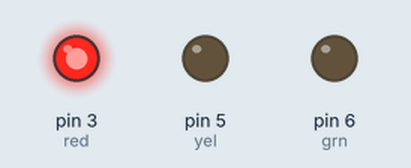
Bench run of a sketch on a simulated Arduino Uno, built with avr-gcc and run on an emulated ATmega328P. Shown: output pins drawn as LEDs (lit = HIGH).

Above: at 0.5 s.
At 1.5 s:
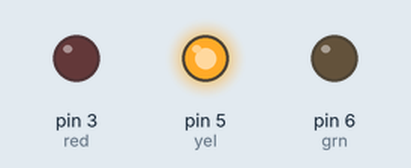
At 5.5 s:
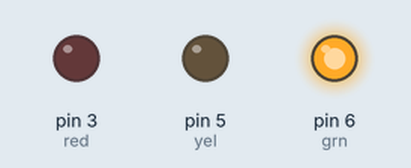
Timing chart, 0 to 6.9 s (numbered marks = the images above):
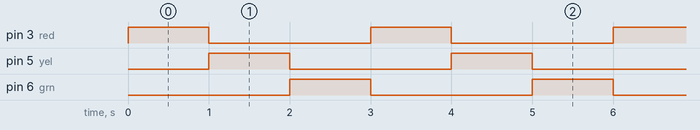

The sketch:

sketch_mar11a.ino
```cpp
int red=3;
int yel=5;
int grn=6;
void setup()
{

pinMode(red, OUTPUT);
pinMode(yel, OUTPUT);
pinMode(grn, OUTPUT);
 }
void loop()
 {
digitalWrite(red,HIGH);
digitalWrite(yel,LOW);
digitalWrite(grn,LOW);
delay(1000);
digitalWrite(red,LOW);
digitalWrite(yel,HIGH);
digitalWrite(grn,LOW);
delay(1000);
digitalWrite(red,LOW);
digitalWrite(yel,LOW);
digitalWrite(grn,HIGH);
delay(1000);

}
```

Measured:
- by itself, pin 3 (red), pin 5 (yel), pin 6 (grn): alternates HIGH for 1.0 s and LOW for 2.0 s
- by itself, everything shown: repeats every 3.0 s, in 3 steps
